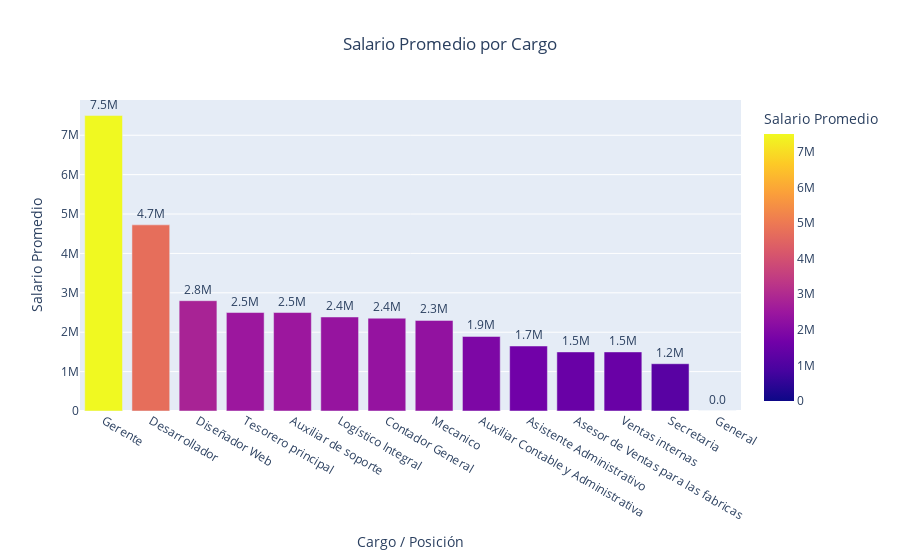

This figure's notebook cell:
### Code cell
# Script para generar gráficos BI con Plotly Express (Salario Promedio por Cargo)

import pandas as pd
import json # Necesario para aplanar JSON si 'name' aún lo fuera
import plotly.express as px
from db_connection import get_engine, get_connection # Asegúrate de que este módulo esté accesible

print("\n--- Bloque 14: Generación de Gráfico BI - Salario Promedio por Cargo ---")

conexion = None
cursor = None
try:
    print("Estableciendo conexión a la base de datos para la visualización y posible aplanamiento...")
    conexion = get_connection()
    cursor = conexion.cursor()
    engine = get_engine()
    print("✅ Conexión y cursor reestablecidos exitosamente.")
    print("✅ Engine de base de datos obtenido.")

    # --- PASO OPCIONAL/CRÍTICO: Si 'name' en 'employee_positions' ES JSON, modificamos su tipo ---
    # Revisamos la descripción de 'employee_positions' que me diste al principio:
    # name: varchar(255) (Nombre de la posición)
    # Según esto, 'name' ya es VARCHAR, así que no deberíamos necesitar ALTER TABLE ni aplanamiento JSON.
    # Si por alguna razón la columna 'name' hubiera sido JSON, se necesitaría este bloque:
    # print("\nVerificando y modificando columna 'name' en 'employee_positions' si es JSON...")
    # try:
    #     cursor.execute("SET FOREIGN_KEY_CHECKS = 0;")
    #     alter_table_sql = "ALTER TABLE employee_positions MODIFY COLUMN name VARCHAR(255) NULL;"
    #     cursor.execute(alter_table_sql)
    #     conexion.commit()
    #     print("✅ Columna 'name' modificada a VARCHAR(255) NULL exitosamente (si era JSON).")
    # except Exception as e:
    #     conexion.rollback()
    #     print(f"⚠️ Advertencia: No se pudo modificar la columna 'name' (ya es VARCHAR o error): {e}")
    # finally:
    #     cursor.execute("SET FOREIGN_KEY_CHECKS = 1;")

    # 1. Cargar las columnas 'name' y 'salary' de la tabla 'employee_positions'
    print("\nCargando columnas 'name' y 'salary' de la tabla 'employee_positions'...")
    df_positions = pd.read_sql("SELECT name, salary FROM employee_positions;", engine)
    print(f"DataFrame de 'employee_positions' cargado. Registros: {len(df_positions)}")

    # 2. Limpiar y preparar los datos
    # Rellenar nombres de cargo nulos con 'Cargo Desconocido'
    df_positions['name'] = df_positions['name'].fillna('Cargo Desconocido').astype(str).str.strip()

    # Eliminar filas con salarios nulos o no válidos para el cálculo del promedio
    df_positions.dropna(subset=['salary'], inplace=True)

    if df_positions.empty:
        print("❌ No hay datos válidos (salarios o nombres de cargo) para generar el gráfico.")
        raise ValueError("No hay datos suficientes para graficar.")

    # 3. Calcular el salario promedio por cada cargo
    print("\nCalculando el salario promedio por cargo...")
    avg_salary_by_position = df_positions.groupby('name')['salary'].mean().reset_index()
    avg_salary_by_position.columns = ['Position_Name', 'Average_Salary']

    # Redondear el salario promedio para mejor visualización
    avg_salary_by_position['Average_Salary'] = avg_salary_by_position['Average_Salary'].round(2)

    # Opcional: Ordenar los cargos por salario promedio para una mejor lectura
    avg_salary_by_position = avg_salary_by_position.sort_values('Average_Salary', ascending=False)

    print("Salario promedio por cargo:")
    print(avg_salary_by_position.head())

    # 4. Generar el gráfico de barras interactivo con Plotly Express
    print("\nGenerando gráfico de barras interactivo de 'Salario Promedio por Cargo'...")
    fig = px.bar(avg_salary_by_position,
                 x='Position_Name',
                 y='Average_Salary',
                 title='Salario Promedio por Cargo',
                 labels={
                     'Position_Name': 'Cargo / Posición',
                     'Average_Salary': 'Salario Promedio'
                 },
                 text_auto='.2s', # Muestra el valor del salario promedio en las barras
                 color='Average_Salary', # Colorea las barras según el salario promedio
                 color_continuous_scale=px.colors.sequential.Plasma # Puedes probar otras como 'Viridis', 'Inferno', 'Cividis'
                )

    fig.update_traces(textposition='outside') # Coloca el texto fuera de las barras para evitar que se solape
    fig.update_layout(xaxis_title="Cargo / Posición",
                      yaxis_title="Salario Promedio",
                      title_x=0.5, # Centrar el título
                      hovermode="x unified"
                     )

    # 5. Mostrar el gráfico
    fig.show()
    print("✅ Gráfico 'Salario Promedio por Cargo' generado y mostrado.")

except ValueError as ve:
    print(f"\n❌❌ Error de datos para graficar: {ve}")
except Exception as e:
    print(f"\n❌❌ Ocurrió un error general: {e}")
    print("Asegúrate de que la tabla 'employee_positions' existe y tiene las columnas 'name' y 'salary'.")
    print("Verifica también que 'salary' contenga valores numéricos válidos.")
finally:
    if cursor is not None:
        try:
            # Asegurarse de que las FKs se re-habilitan si se deshabilitaron (aunque aquí no se espera)
            cursor.execute("SET FOREIGN_KEY_CHECKS = 1;")
        except Exception as e:
            pass # Ignorar si no se pudo re-habilitar (ya estaban habilitadas)
    if conexion and conexion.is_connected():
        conexion.close()
        print("✅ Conexión a la base de datos cerrada.")

print("\n--- Fin del Bloque de Generación de Gráficos ---")

### Figure 1 — Plotly figure (JSON) as saved in the notebook; plotly's stock layout.template omitted (floating-point values rounded to 4 significant figures)
{"data": [{"hovertemplate": "Cargo / Posición=%{x}<br>Salario Promedio=%{marker.color}<extra></extra>", "legendgroup": "", "marker": {"color": [7500000.0, 4725000.0, 2800000.0, 2500000.0, 2500000.0, 2387000.0, 2356000.0, 2300000.0, 1893000.0, 1650000.0, 1500000.0, 1500000.0, 1200000.0, 0.0], "coloraxis": "coloraxis", "pattern": {"shape": ""}}, "name": "", "orientation": "v", "showlegend": false, "textposition": "outside", "texttemplate": "%{y:.2s}", "type": "bar", "x": ["Gerente", "Desarrollador", "Diseñador Web", "Tesorero principal", "Auxiliar de soporte", "Logístico Integral", "Contador General", "Mecanico", "Auxiliar Contable y Administrativa", "Asistente Administrativo", "Asesor de Ventas para las fabricas", "Ventas internas", "Secretaria", "General"], "xaxis": "x", "y": [7500000.0, 4725000.0, 2800000.0, 2500000.0, 2500000.0, 2387000.0, 2356000.0, 2300000.0, 1893000.0, 1650000.0, 1500000.0, 1500000.0, 1200000.0, 0.0], "yaxis": "y"}], "layout": {"barmode": "relative", "coloraxis": {"colorbar": {"title": {"text": "Salario Promedio"}}, "colorscale": [[0, "#0d0887"], [0.1111, "#46039f"], [0.2222, "#7201a8"], [0.3333, "#9c179e"], [0.4444, "#bd3786"], [0.5556, "#d8576b"], [0.6667, "#ed7953"], [0.7778, "#fb9f3a"], [0.8889, "#fdca26"], [1, "#f0f921"]]}, "hovermode": "x unified", "legend": {"tracegroupgap": 0}, "title": {"text": "Salario Promedio por Cargo", "x": 0.5}, "xaxis": {"anchor": "y", "domain": [0, 1], "title": {"text": "Cargo / Posición"}}, "yaxis": {"anchor": "x", "domain": [0, 1], "title": {"text": "Salario Promedio"}}}}
